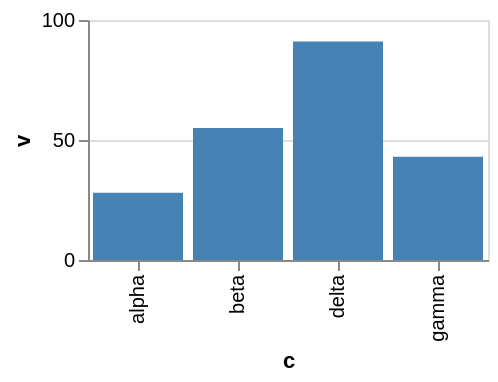

Vega-Lite specification for this chart:
### Vega-Lite specification from a JSON file in a GitHub repository (floating-point values rounded to 4 significant figures)
{"$schema": "https://vega.github.io/schema/vega-lite/v6.json", "width": 200, "height": 120, "data": {"values": [{"c": "alpha", "v": 28, "w": 3, "t": "2024-01-07"}, {"c": "beta", "v": 55, "w": 7, "t": "2024-03-19"}, {"c": "gamma", "v": 43, "w": 5, "t": "2024-06-02"}, {"c": "delta", "v": 91, "w": 9, "t": "2024-09-11"}]}, "mark": "bar", "encoding": {"x": {"field": "c", "type": "nominal"}, "y": {"field": "v", "type": "quantitative"}}, "config": {"bar": {"fill": "steelblue"}}}
